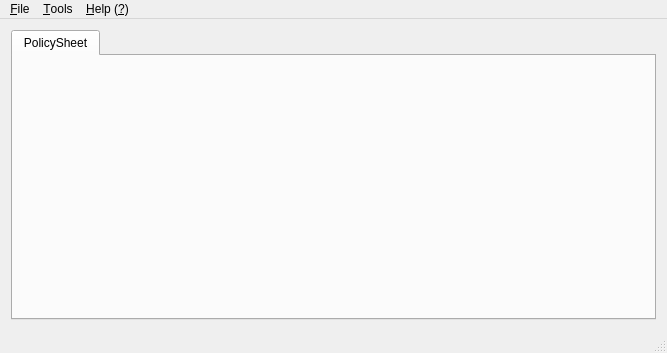
<?xml version="1.0" encoding="UTF-8"?>
<ui version="4.0">
 <class>MainWindow</class>
 <widget class="QMainWindow" name="MainWindow">
  <property name="geometry">
   <rect>
    <x>0</x>
    <y>0</y>
    <width>667</width>
    <height>353</height>
   </rect>
  </property>
  <property name="windowTitle">
   <string>MainWindow</string>
  </property>
  <widget class="QWidget" name="centralWidget">
   <layout class="QHBoxLayout" name="horizontalLayout">
    <item>
     <widget class="QTabWidget" name="tabWidget">
      <property name="currentIndex">
       <number>0</number>
      </property>
      <widget class="PolicySheet" name="tab2">
       <attribute name="title">
        <string>PolicySheet</string>
       </attribute>
      </widget>
     </widget>
    </item>
   </layout>
  </widget>
  <widget class="QMenuBar" name="menuBar">
   <property name="geometry">
    <rect>
     <x>0</x>
     <y>0</y>
     <width>667</width>
     <height>20</height>
    </rect>
   </property>
   <widget class="QMenu" name="menuHelp">
    <property name="title">
     <string>&amp;Help (&amp;?)</string>
    </property>
    <addaction name="actionInfo"/>
    <addaction name="actionHelp"/>
   </widget>
   <widget class="QMenu" name="menuFile">
    <property name="title">
     <string>&amp;File</string>
    </property>
    <addaction name="actionExit"/>
   </widget>
   <widget class="QMenu" name="menuTools">
    <property name="title">
     <string>&amp;Tools</string>
    </property>
    <addaction name="actionOptions"/>
   </widget>
   <addaction name="menuFile"/>
   <addaction name="menuTools"/>
   <addaction name="menuHelp"/>
  </widget>
  <widget class="QStatusBar" name="statusBar"/>
  <action name="actionInfo">
   <property name="text">
    <string>&amp;About soup</string>
   </property>
  </action>
  <action name="actionHelp">
   <property name="text">
    <string>&amp;Help</string>
   </property>
  </action>
  <action name="actionExit">
   <property name="text">
    <string>E&amp;xit</string>
   </property>
  </action>
  <action name="actionOptions">
   <property name="text">
    <string>&amp;Options</string>
   </property>
  </action>
 </widget>
 <layoutdefault spacing="6" margin="11"/>
 <customwidgets>
  <customwidget>
   <class>PolicySheet</class>
   <extends>QWidget</extends>
   <header location="global">policysheet.hpp</header>
   <container>1</container>
  </customwidget>
 </customwidgets>
 <resources/>
 <connections>
  <connection>
   <sender>actionExit</sender>
   <signal>triggered()</signal>
   <receiver>MainWindow</receiver>
   <slot>close()</slot>
   <hints>
    <hint type="sourcelabel">
     <x>-1</x>
     <y>-1</y>
    </hint>
    <hint type="destinationlabel">
     <x>333</x>
     <y>176</y>
    </hint>
   </hints>
  </connection>
 </connections>
</ui>
